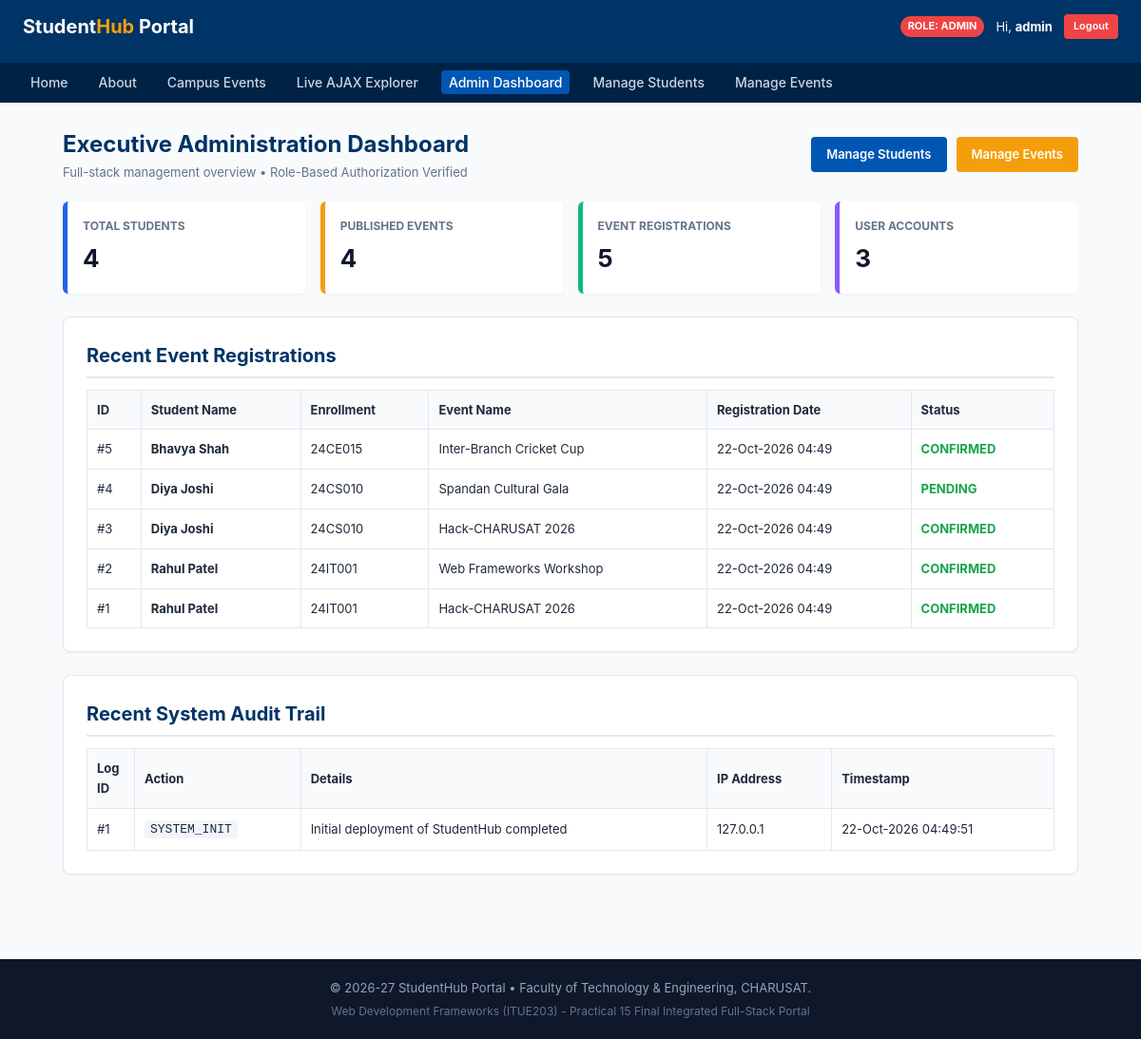
Page /admin_dashboard.php (signed in) on the committed database.
### tables this page shows
CREATE TABLE registrations (
    id INT AUTO_INCREMENT PRIMARY KEY,
    student_id INT NOT NULL,
    event_id INT NOT NULL,
    registration_date TIMESTAMP DEFAULT CURRENT_TIMESTAMP,
    status ENUM('confirmed', 'pending', 'cancelled') NOT NULL DEFAULT 'confirmed',
    CONSTRAINT fk_final_reg_stud FOREIGN KEY (student_id) 
        REFERENCES students(id) ON DELETE CASCADE ON UPDATE CASCADE,
    CONSTRAINT fk_final_reg_evt FOREIGN KEY (event_id) 
        REFERENCES events(id) ON DELETE CASCADE ON UPDATE CASCADE,
    CONSTRAINT uq_final_reg UNIQUE (student_id, event_id)
);

CREATE TABLE students (
    id INT AUTO_INCREMENT PRIMARY KEY,
    user_id INT NULL,
    enrollment_no VARCHAR(20) NOT NULL UNIQUE,
    full_name VARCHAR(100) NOT NULL,
    email VARCHAR(100) NOT NULL UNIQUE,
    mobile VARCHAR(15) NOT NULL,
    course VARCHAR(50) NOT NULL,
    semester INT NOT NULL DEFAULT 1,
    created_at TIMESTAMP DEFAULT CURRENT_TIMESTAMP,
    CONSTRAINT fk_final_stud_user FOREIGN KEY (user_id) 
        REFERENCES users(id) ON DELETE SET NULL ON UPDATE CASCADE
);

CREATE TABLE events (
    id INT AUTO_INCREMENT PRIMARY KEY,
    title VARCHAR(150) NOT NULL,
    description TEXT NOT NULL,
    category VARCHAR(50) NOT NULL,
    event_date DATE NOT NULL,
    venue VARCHAR(100) NOT NULL,
    max_seats INT NOT NULL DEFAULT 50,
    poster VARCHAR(255) NULL,
    created_at TIMESTAMP DEFAULT CURRENT_TIMESTAMP
);

CREATE TABLE audit_logs (
    id INT AUTO_INCREMENT PRIMARY KEY,
    user_id INT NULL,
    action VARCHAR(100) NOT NULL,
    details TEXT NULL,
    ip_address VARCHAR(45) NOT NULL DEFAULT '127.0.0.1',
    created_at TIMESTAMP DEFAULT CURRENT_TIMESTAMP,
    CONSTRAINT fk_final_audit_user FOREIGN KEY (user_id) 
        REFERENCES users(id) ON DELETE SET NULL ON UPDATE CASCADE
);

### admin_dashboard.php (the view, shortened to what this page needs)
<?php
$activeNav = "admin";
require_once __DIR__ . "/includes/header.php";
$totStudents = mysqli_fetch_assoc(mysqli_query($conn, "SELECT COUNT(*) as c FROM students"))["c"] ?? 0;
$totEvents   = mysqli_fetch_assoc(mysqli_query($conn, "SELECT COUNT(*) as c FROM events"))["c"] ?? 0;
$totRegs     = mysqli_fetch_assoc(mysqli_query($conn, "SELECT COUNT(*) as c FROM registrations"))["c"] ?? 0;
$totUsers    = mysqli_fetch_assoc(mysqli_query($conn, "SELECT COUNT(*) as c FROM users"))["c"] ?? 0;
$latestRegs = mysqli_query($conn, "SELECT r.id, r.registration_date, r.status, s.full_name, s.enrollment_no, e.title
                                   FROM registrations r
                                   JOIN students s ON r.student_id = s.id
                                   JOIN events e ON r.event_id = e.id
                                   ORDER BY r.id DESC LIMIT 5");
$latestLogs = mysqli_query($conn, "SELECT * FROM audit_logs ORDER BY id DESC LIMIT 5");
?>
<div style="display: flex; justify-content: space-between; align-items: center; margin-bottom: 20px;">
  <div>
    <h1 style="color: #003366; font-size: 24px;">Executive Administration Dashboard</h1>
    <p style="color: #64748b; font-size: 13px;">Full-stack management overview &bull; Role-Based Authorization Verified</p>
  </div>
  <div style="display: flex; gap: 10px;">
    <a href="manage_students.php" class="btn btn-primary">Manage Students</a>
    <a href="manage_events.php" class="btn btn-warning">Manage Events</a>
  </div>
</div>
<div class="metrics-row">
  <div class="metric-box" style="border-left-color: #2563eb;">
    <h4>Total Students</h4>
    <div class="val"><?php echo $totStudents; ?></div>
  </div>
  <div class="metric-box" style="border-left-color: #f59e0b;">
    <h4>Published Events</h4>
    <div class="val"><?php echo $totEvents; ?></div>
  </div>
  <div class="metric-box" style="border-left-color: #10b981;">
    <h4>Event Registrations</h4>
    <div class="val"><?php echo $totRegs; ?></div>
  </div>
  <div class="metric-box" style="border-left-color: #8b5cf6;">
    <h4>User Accounts</h4>
    <div class="val"><?php echo $totUsers; ?></div>
  </div>
</div>
<div class="card">
  <h2>Recent Event Registrations</h2>
  <table>
    <thead>
      <tr>
        <th>ID</th>
        <th>Student Name</th>
        <th>Enrollment</th>
        <th>Event Name</th>
        <th>Registration Date</th>
        <th>Status</th>
      </tr>
    </thead>
    <tbody>
      <?php if ($latestRegs && mysqli_num_rows($latestRegs) > 0): ?>
        <?php while ($lr = mysqli_fetch_assoc($latestRegs)): ?>
          <tr>
            <td>#<?php echo $lr["id"]; ?></td>
            <td><strong><?php echo htmlspecialchars($lr["full_name"]); ?></strong></td>
            <td><?php echo htmlspecialchars($lr["enrollment_no"]); ?></td>
            <td><?php echo htmlspecialchars($lr["title"]); ?></td>
            <td><?php echo date("d-M-Y H:i", strtotime($lr["registration_date"])); ?></td>
            <td><span style="color: #16a34a; font-weight: bold;"><?php echo strtoupper($lr["status"]); ?></span></td>
          </tr>
        <?php endwhile; ?>
      <?php else: ?>
        <tr><td colspan="6" style="text-align: center; color: #64748b;">No recent registrations found.</td></tr>
      <?php endif; ?>
    </tbody>
  </table>
</div>
<div class="card">
  <h2>Recent System Audit Trail</h2>
  <table>
    <thead>
      <tr>
        <th style="width: 50px;">Log ID</th>
        <th>Action</th>
        <th>Details</th>
        <th>IP Address</th>
        <th>Timestamp</th>
      </tr>
    </thead>
    <tbody>
      <?php if ($latestLogs && mysqli_num_rows($latestLogs) > 0): ?>
        <?php while ($log = mysqli_fetch_assoc($latestLogs)): ?>
          <tr>
            <td>#<?php echo $log["id"]; ?></td>
            <td><code style="background: #f1f5f9; padding: 2px 6px; border-radius: 4px;"><?php echo htmlspecialchars($log["action"]); ?></code></td>
            <td><?php echo htmlspecialchars($log["details"]); ?></td>
            <td><?php echo htmlspecialchars($log["ip_address"]); ?></td>
            <td><?php echo date("d-M-Y H:i:s", strtotime($log["created_at"])); ?></td>
          </tr>
        <?php endwhile; ?>
      <?php else: ?>
        <tr><td colspan="5" style="text-align: center; color: #64748b;">No audit records available.</td></tr>
      <?php endif; ?>
    </tbody>
  </table>
</div>
<?php require_once __DIR__ . "/includes/footer.php"; ?>

### includes/header.php (shortened to what this page needs)
<?php
$isLoggedIn = isset($_SESSION["logged_in"]) && $_SESSION["logged_in"] === true;
$userRole   = $_SESSION["user_role"] ?? "guest";
$userName   = $_SESSION["username"] ?? "Guest";
?>
<!DOCTYPE html>
<html lang="en">
<head>
  <link rel="stylesheet" href="css/style.css">
</head>
<body>
  <header class="site-header">
    <div class="header-top">
      <a href="index.php" class="brand">Student<span>Hub</span> Portal</a>
      <div class="user-status">
        <span class="role-badge <?php echo htmlspecialchars($userRole); ?>">
          Role: <?php echo htmlspecialchars($userRole); ?>
        </span>
        <?php if ($isLoggedIn): ?>
          <span>Hi, <strong><?php echo htmlspecialchars($userName); ?></strong></span>
          <a href="logout.php" class="btn btn-danger" style="padding: 4px 10px; font-size: 11px;">Logout</a>
        <?php else: ?>
          <a href="login.php" class="btn btn-primary" style="padding: 4px 12px; font-size: 12px;">Login</a>
          <a href="register.php" class="btn btn-warning" style="padding: 4px 12px; font-size: 12px;">Register</a>
        <?php endif; ?>
      </div>
    </div>
  </header>
  <nav class="main-nav" aria-label="Main Navigation">
    <ul>
      <li><a href="index.php" class="<?php echo ($activeNav ?? '') === 'home' ? 'active' : ''; ?>">Home</a></li>
      <li><a href="about.php" class="<?php echo ($activeNav ?? '') === 'about' ? 'active' : ''; ?>">About</a></li>
      <li><a href="events.php" class="<?php echo ($activeNav ?? '') === 'events' ? 'active' : ''; ?>">Campus Events</a></li>
      <li><a href="ajax_events.php" class="<?php echo ($activeNav ?? '') === 'ajax' ? 'active' : ''; ?>">Live AJAX Explorer</a></li>
      <?php if ($userRole === "student"): ?>
        <li><a href="student_dashboard.php" class="<?php echo ($activeNav ?? '') === 'dashboard' ? 'active' : ''; ?>">My Dashboard</a></li>
      <?php elseif ($userRole === "admin"): ?>
        <li><a href="admin_dashboard.php" class="<?php echo ($activeNav ?? '') === 'admin' ? 'active' : ''; ?>">Admin Dashboard</a></li>
        <li><a href="manage_students.php" class="<?php echo ($activeNav ?? '') === 'students' ? 'active' : ''; ?>">Manage Students</a></li>
        <li><a href="manage_events.php" class="<?php echo ($activeNav ?? '') === 'manage_events' ? 'active' : ''; ?>">Manage Events</a></li>
      <?php endif; ?>
    </ul>
  </nav>
  <main class="main-content">

### includes/footer.php
  </main>
  <footer class="site-footer">
    <p>&copy; 2026-27 StudentHub Portal &bull; Faculty of Technology &amp; Engineering, CHARUSAT.</p>
    <p style="margin-top: 4px; font-size: 12px; color: #64748b;">
      Web Development Frameworks (ITUE203) - Practical 15 Final Integrated Full-Stack Portal
    </p>
  </footer>
</body>
</html>

### css/style.css (style rules this page uses)
* { box-sizing: border-box; margin: 0; padding: 0; }
body { font-family: -apple-system, BlinkMacSystemFont, "Segoe UI", Roboto, Helvetica, Arial, sans-serif; background-color: #f8fafc; color: #1e293b; line-height: 1.6; display: flex; flex-direction: column; min-height: 100vh; }
.site-header { background-color: #003366; color: #ffffff; padding: 12px 24px; }
.header-top { display: flex; justify-content: space-between; align-items: center; margin-bottom: 10px; }
.brand { font-size: 20px; font-weight: bold; text-decoration: none; color: white; }
.brand span { color: #f59e0b; }
.user-status { font-size: 13px; display: flex; align-items: center; gap: 12px; }
.role-badge { padding: 2px 8px; border-radius: 12px; font-size: 11px; font-weight: bold; text-transform: uppercase; }
.role-badge.admin { background: #ef4444; color: white; }
.main-nav { background-color: #002244; padding: 8px 24px; }
.main-nav ul { list-style: none; display: flex; flex-wrap: wrap; gap: 16px; }
.main-nav a { color: #cbd5e1; text-decoration: none; font-size: 14px; font-weight: 500; padding: 4px 8px; border-radius: 4px; }
.main-nav a:hover, .main-nav a.active { color: white; background-color: #0056b3; }
.main-content { flex: 1; max-width: 1100px; width: 100%; margin: 25px auto; padding: 0 16px; }
.card { background: white; border: 1px solid #e2e8f0; border-radius: 8px; padding: 24px; margin-bottom: 24px; box-shadow: 0 1px 3px rgba(0,0,0,0.05); }
.card h2 { color: #003366; margin-bottom: 12px; font-size: 20px; border-bottom: 2px solid #e2e8f0; padding-bottom: 6px; }
.btn { display: inline-block; padding: 8px 16px; border-radius: 4px; text-decoration: none; font-size: 13px; font-weight: 600; border: none; cursor: pointer; }
.btn-primary { background: #0056b3; color: white; }
.btn-warning { background: #f59e0b; color: white; }
.btn-danger { background: #ef4444; color: white; }
.metrics-row { display: grid; grid-template-columns: repeat(auto-fit, minmax(200px, 1fr)); gap: 15px; margin-bottom: 24px; }
.metric-box { background: white; border-left: 5px solid #0056b3; padding: 16px; border-radius: 6px; box-shadow: 0 1px 3px rgba(0,0,0,0.05); }
.metric-box h4 { font-size: 12px; color: #64748b; text-transform: uppercase; }
.metric-box .val { font-size: 26px; font-weight: bold; color: #0f172a; margin-top: 4px; }
table { width: 100%; border-collapse: collapse; font-size: 13px; }
table, th, td { border: 1px solid #e2e8f0; }
th, td { padding: 10px; text-align: left; }
th { background: #f8fafc; color: #1e293b; }
.site-footer { background: #0f172a; color: #94a3b8; text-align: center; padding: 20px; font-size: 13px; margin-top: 40px; }

### rows in the picture
registrations: id "5", student.full_name "Bhavya Shah", student.enrollment_no "24CE015", event.title "Inter-Branch Cricket Cup", registration_date "22-Oct-2026 04:49", status "CONFIRMED"
registrations: id "4", student.full_name "Diya Joshi", student.enrollment_no "24CS010", event.title "Spandan Cultural Gala", registration_date "22-Oct-2026 04:49", status "PENDING"
registrations: id "3", student.full_name "Diya Joshi", student.enrollment_no "24CS010", event.title "Hack-CHARUSAT 2026", registration_date "22-Oct-2026 04:49", status "CONFIRMED"
registrations: id "2", student.full_name "Rahul Patel", student.enrollment_no "24IT001", event.title "Web Frameworks Workshop", registration_date "22-Oct-2026 04:49", status "CONFIRMED"
registrations: id "1", student.full_name "Rahul Patel", student.enrollment_no "24IT001", event.title "Hack-CHARUSAT 2026", registration_date "22-Oct-2026 04:49", status "CONFIRMED"
audit_logs: id "1", action "SYSTEM_INIT", details "Initial deployment of StudentHub completed", ip_address "127.0.0.1", created_at "22-Oct-2026 04:49:51"

### other values in the picture
$userRole "ADMIN"
$userName "admin"
$totStudents "4"
$totEvents "4"
$totRegs "5"
$totUsers "3"
